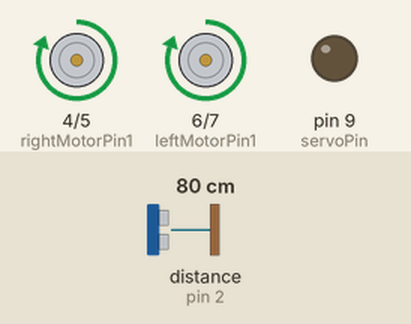
This sketch was run on a simulated Arduino Uno, built with avr-gcc and run on an emulated ATmega328P. Parts: motor-driver pin pairs drawn as motors (green arrow = first pin HIGH = forward, orange = second pin HIGH = backward, longer = more drive), output pins drawn as LEDs (lit = HIGH). The inputs (shaded band) are chosen by the test bench; at power-on: distance to the obstacle (sensor on pin 2) 80 cm. The echo pulse lasts 58.3 µs per cm; random numbers use the default seed unless the sketch sets one; no radio packets arrive unless stated; what the sketch prints to the serial monitor is not drawn.

Above: at 1.2 s.
1.3 s: distance to the obstacle (sensor on pin 2) set to 31 cm
2.8 s: distance to the obstacle (sensor on pin 2) set to 27 cm
At 3.2 s:
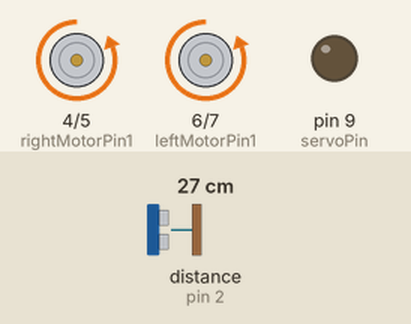
5.8 s: distance to the obstacle (sensor on pin 2) set to 35 cm
At 7.4 s:
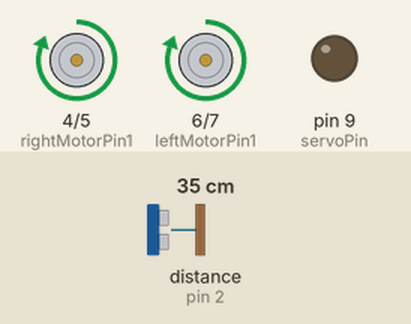
7.8 s: distance to the obstacle (sensor on pin 2) set to 2 cm
At 10.5 s:
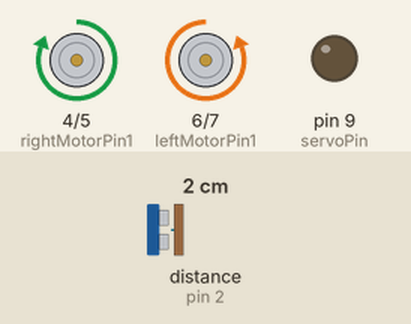
Timing chart, 0 to 20.9 s (numbered marks = the images above; inputs shaded):
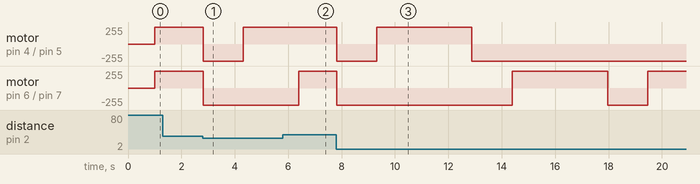

The sketch:

Robot.ino
```cpp
#include <VirtualWire.h>
#include <NewPing.h>
//#include <TimerOne.h>
//#include <Servo.h>

#include "Scheduler.h"
#include "AsyncServo.h"
#include "TwoMotorControl.h"
#include "DistanceSensor.h"


enum Direction { D_NONE, D_FORWARD, D_BACK, D_LEFT, D_RIGHT };
enum Rotation { R_NONE, R_LEFT, R_RIGHT };


const unsigned char receivePin = 8;
const unsigned char servoPin = 9;

const unsigned char leftMotorPin1 = 6;
const unsigned char leftMotorPin2 = 7;

const unsigned char rightMotorPin1 = 4;
const unsigned char rightMotorPin2 = 5;

const unsigned char sonarEchoPin = 2;
const unsigned char sonarTrigPin = 3;


void dispatchMessage(byte *data, unsigned char len);
void loop2();


Scheduler scheduler;
AsyncServo servo(servoPin, 90);
TwoMotorControl machine(leftMotorPin1, leftMotorPin2, rightMotorPin1, rightMotorPin2);
//DistanceSensor sonar(sonarEchoPin, sonarTrigPin);
NewPing sonar(sonarTrigPin, sonarEchoPin, 200);


unsigned long lastControl = 0;
unsigned long lastReceiveTry = 0;

Rotation rotation = R_NONE;
Direction direction = D_NONE;


volatile unsigned int distance = 0;
unsigned int checking = 0;

unsigned int checkingAngle = 0;
unsigned int checkingValue = 0;

unsigned long checkingReturnBackTime;


unsigned long lastRotate = 0;


void sonar_ping_callback()
{
  if (!sonar.check_timer())
  {
    return;
  }

  if (sonar.ping_result != 0)
  {
    distance = sonar.convert_cm(sonar.ping_result);
  }
}

void setup()
{
  Serial.begin(9600);

  vw_set_rx_pin(receivePin);
  vw_set_ptt_inverted(true);
  vw_setup(2000);
  vw_rx_start();

  servo.attach();
  machine.attach();
  //sonar.attach();

  sonar.ping_timer(sonar_ping_callback);

  scheduler.post(20, [](unsigned int diff)
    {
      /*if (millis() - lastControl <= 1000)
      {

      }
      else
      {
        if ((millis() - lastReceiveTry >= 100) && (millis() - lastReceiveTry <= 2000))
        {
          //digitalWrite(10, false);
          //vw_rx_stop();
          sonar.ping_timer(sonar_ping_callback);
        }
        else if (millis() - lastReceiveTry >= 2000)
        {
          lastReceiveTry = millis();

          vw_set_rx_pin(receivePin);
          vw_set_ptt_inverted(true);
          vw_setup(2000);
          vw_rx_start();
        }
      }*/

      sonar.ping_timer(sonar_ping_callback);
    }, true);

  /*scheduler.post(100, [](unsigned int diff)
    {
      Serial.println(distance);
    }, true);*/


  /*Timer1.initialize(1000);
  Timer1.pwm(9, 512);
  Timer1.attachInterrupt(tick_loop);*/
}


void tick_loop();
void logic_loop();

void loop()
{
  uint8_t buf[VW_MAX_MESSAGE_LEN + 1];
  uint8_t buflen = VW_MAX_MESSAGE_LEN;

  if (vw_get_message(buf, &buflen))
  {
    buf[buflen] = 0x00;

    if ((buf[0] == 0xFD) && (buf[1] == 0xC9))
    {
      dispatchMessage(buf + 2, buflen - 2);
    }
  }

  tick_loop();
  logic_loop();
}

void tick_loop()
{
  servo.tick();
  machine.tick();
  scheduler.tick();
}


bool lastMode = false;

void logic_loop()
{
  if (millis() - lastControl < 1000)
  {
    if (lastMode != false)
    {
      Serial.println("Mode changed to control");
      lastMode = false;
    }

    switch (direction)
    {
      case D_FORWARD:
        machine.go(1);
        break;
      case D_BACK:
        machine.go(-1);
        break;
      case D_LEFT:
        machine.rotate(-1);
        break;
      case D_RIGHT:
        machine.rotate(1);
        break;
      case D_NONE:
        machine.stop();
        break;
    }

    auto servoAngle = servo.getAngle();

    switch (rotation)
    {
      case R_LEFT:
        if ((servoAngle != 180) && (millis() - lastRotate < 50))
        {
          lastRotate = millis();
          servo.spin(servoAngle + 1);
        }
        break;
      case R_RIGHT:
        if ((servoAngle != 0) && (millis() - lastRotate < 50))
        {
          lastRotate = millis();
          servo.spin(servoAngle - 1);
        }
        break;
    }
  }
  else
  {
    if (lastMode != true)
    {
      Serial.println("Mode changed to auto");
      lastMode = true;
    }

    /*switch (checking)
    {
      case 0:
        if (distance > 15)
        {
          machine.go(1);
        }
        else
        {
          machine.stop();
          servo.spin(45);
          checking = 1;
        }
        break;
      case 1:
        if (servo.getPos() <= 45)
        {
          checking = 2;

          checkingAngle = 45;
          checkingValue = distance;

          servo.spin(90 + 45);
        }
        break;
      case 2:
        if (servo.getPos() >= 90 + 45)
        {
          checking = 3;
        }
        else
        {
          if (checkingValue < distance)
          {
            checkingAngle = servo.getPos();
            checkingValue = distance;
          }
        }
        break;
      case 3:
        checking = 4;
        servo.spin(90);

        if (checkingValue <= 15)
        {
          checkingReturnBackTime = millis() + machine.go(-15);
        }
        else
        {
          checkingReturnBackTime = millis() + machine.rotate((90 - checkingAngle) > 0 ? -45 : 45);
        }
        break;
      case 4:
        if (checkingReturnBackTime <= millis())
        {
          checking = 0;
        }
        break;
    }*/


    Serial.println(distance);

    if (checkingReturnBackTime <= millis())
    {
      if (distance < 30)
      {
        auto time = machine.go(-15);
        checkingReturnBackTime = millis() + time;
        scheduler.post(time, [](unsigned int diff)
          {
            checkingReturnBackTime = millis() + machine.rotate(rand() % 2 == 0 ? 45 : -45);
          });

      }
      else
      {
        machine.go(15);
      }
    }
  }
}

void dispatchMessage(byte *data, unsigned char len)
{
  switch (data[0])
  {
    case 'i':
      lastControl = millis();
      direction = (Direction)data[1];
      rotation = (Rotation)data[2];
      break;
    case 's':
      lastControl = 0;
      break;
  }
}
```

AsyncServo.cpp
```cpp
#include "AsyncServo.h"

AsyncServo::AsyncServo(const unsigned char pin, unsigned char angle) :
  pin(pin),
  pos(0),
  angle(angle)
{
  init = 180;
  speed = 10;
}

void AsyncServo::attach()
{
  pinMode(pin, OUTPUT);
  //servo.attach(pin);
}

void AsyncServo::spin(unsigned char angle, unsigned char speed)
{
  this->angle = max(min(angle, 180), 0);
  this->speed = 25 - speed;
  lastUpdate = millis();
}

void AsyncServo::tick()
{
  auto diff = millis() - lastUpdate;

  /*if (micros() >= offtime)
  {
    digitalWrite(pin, LOW);
  }*/

  /*if ((init > 0) && (diff >= 5))
  {
    lastUpdate = millis();
    digitalWrite(pin, HIGH);
    delayMicroseconds((angle * 11) + 500);
    digitalWrite(pin, LOW);

    init--;
  }
  else*/
  {
    if (pos != angle)
    {
      if (diff >= speed)
      {
        lastUpdate = millis();

        //if (pos != angle)
        {
          //pos = ((pos > angle) ? max(pos - diff / speed, angle) : min(angle, pos + diff / speed));
          pos = ((pos > angle) ? pos - 1 : pos + 1);
        }
      }


    }

    /*digitalWrite(pin, HIGH);
    //offtime = micros() + (pos * 11) + 500;
    delayMicroseconds((pos * 11) + 500);
    digitalWrite(pin, LOW);*/
  }
}
```

AsyncServo.h
```cpp
#ifndef ASYNCSERVO_H
#define ASYNCSERVO_H

#include <Arduino.h>

class AsyncServo
{
private:
  const unsigned char pin;

  unsigned char speed;

  unsigned char angle;
  unsigned char pos;

  unsigned long lastUpdate;
  unsigned char init;

  //unsigned long offtime;
public:
  AsyncServo(const unsigned char, unsigned char = 0);

  void attach();

  void spin(unsigned char, unsigned char = 10);
  inline unsigned char getPos() const { return pos; };
  inline unsigned char getAngle() const { return angle; };

  void tick();
};

#endif
```

DistanceSensor.cpp
```cpp
#include "DistanceSensor.h"

DistanceSensor::DistanceSensor(const unsigned char echoPin, const unsigned char trigPin) :
  echoPin(echoPin), trigPin(trigPin)
{

}

void DistanceSensor::attach()
{
  pinMode(trigPin, OUTPUT);
  pinMode(echoPin, INPUT);
}

unsigned int DistanceSensor::read()
{
  digitalWrite(trigPin, LOW);
  delayMicroseconds(2);
  digitalWrite(trigPin, HIGH);
  delayMicroseconds(10);
  digitalWrite(trigPin, LOW);

  auto dist = pulseIn(echoPin, HIGH, 10000) / 58;

  return (dist == 0) ? DISTANCE_FAR : dist;
}
```

DistanceSensor.h
```cpp
#ifndef DISTANCESENSOR_H
#define DISTANCESENSOR_H

#include <Arduino.h>

#define DISTANCE_FAR 65535

class DistanceSensor
{
private:
  const unsigned char echoPin, trigPin;
public:
  DistanceSensor(const unsigned char echoPin, const unsigned char trigPin);

  void attach();

  unsigned int read();
};

#endif
```

Scheduler.cpp
```cpp
#include "Scheduler.h"

void Scheduler::post(unsigned int time, void (*callback)(unsigned int), bool repeat)
{
  for (auto i = 0; i < MAX_TASKS; i++)
  {
    if (tasks[i].time == 0)
    {
      tasks[i].time = millis() + time;
      tasks[i].interval = time;
      tasks[i].callback = callback;
      tasks[i].repeat = repeat;
      return;
    }
  }
}

void Scheduler::tick()
{
  for (auto i = 0; i < MAX_TASKS; i++)
  {
    if ((tasks[i].time != 0) && (tasks[i].time < millis()))
    {
      auto diff = millis() - tasks[i].time - 1;
      tasks[i].callback(diff);

      if (tasks[i].repeat)
      {
        tasks[i].time = millis() + tasks[i].interval - diff;
      }
      else
      {
        tasks[i].time = 0;
      }
    }
  }
}
```

Scheduler.h
```cpp
#ifndef SCHEDULER_H
#define SCHEDULER_H

#include <Arduino.h>
#define MAX_TASKS 20

class Scheduler
{
private:
  struct Task
  {
    unsigned long time;
    unsigned long interval;
    void (*callback)(unsigned int);
    bool repeat;
  };

  Task tasks[MAX_TASKS];
public:
  void post(unsigned int, void (*)(unsigned int), bool repeat = false);
  void tick();
};

#endif
```

TwoMotorControl.cpp
```cpp
#include "TwoMotorControl.h"

TwoMotorControl::TwoMotorControl(const unsigned char leftMotorPin1, const unsigned char leftMotorPin2, const unsigned char rightMotorPin1, const unsigned char rightMotorPin2) :
  leftMotorPin1(leftMotorPin1), leftMotorPin2(leftMotorPin2), rightMotorPin1(rightMotorPin1), rightMotorPin2(rightMotorPin2)
{

}

void TwoMotorControl::attach()
{
  pinMode(leftMotorPin1, OUTPUT);
  pinMode(leftMotorPin2, OUTPUT);
  pinMode(rightMotorPin1, OUTPUT);
  pinMode(rightMotorPin2, OUTPUT);

  stop();
}

unsigned int TwoMotorControl::go(int distance)
{
  if (distance != 0)
  {
    unsigned int wait;
    stopTime = millis() + (wait = (abs(distance) * 100));

    if (distance > 0)
    {
      digitalWrite(leftMotorPin1, HIGH);
      digitalWrite(leftMotorPin2, LOW);
      digitalWrite(rightMotorPin1, HIGH);
      digitalWrite(rightMotorPin2, LOW);
    }
    else
    {
      digitalWrite(leftMotorPin1, LOW);
      digitalWrite(leftMotorPin2, HIGH);
      digitalWrite(rightMotorPin1, LOW);
      digitalWrite(rightMotorPin2, HIGH);
    }

    return wait;
  }

  return 0;
}

unsigned int TwoMotorControl::rotate(int degrees)
{
  if (degrees != 0)
  {
    unsigned int wait;
    stopTime = millis() + (wait = (abs(degrees) * 46));

    if (degrees > 0)
    {
      digitalWrite(leftMotorPin1, HIGH);
      digitalWrite(leftMotorPin2, LOW);
      digitalWrite(rightMotorPin1, LOW);
      digitalWrite(rightMotorPin2, HIGH);
    }
    else
    {
      digitalWrite(leftMotorPin1, LOW);
      digitalWrite(leftMotorPin2, HIGH);
      digitalWrite(rightMotorPin1, HIGH);
      digitalWrite(rightMotorPin2, LOW);
    }

    return wait;
  }

  return 0;
}

void TwoMotorControl::stop()
{
  digitalWrite(leftMotorPin1, LOW);
  digitalWrite(leftMotorPin2, LOW);
  digitalWrite(rightMotorPin1, LOW);
  digitalWrite(rightMotorPin2, LOW);

  stopTime = 4294967295;
}

void TwoMotorControl::tick()
{
  if (stopTime <= millis())
  {
    stop();
  }
}
```

TwoMotorControl.h
```cpp
#ifndef TWOMOTORCONTROL_H
#define TWOMOTORCONTROL_H

#include <Arduino.h>

class TwoMotorControl
{
private:
  const unsigned char leftMotorPin1, leftMotorPin2;
  const unsigned char rightMotorPin1, rightMotorPin2;

  unsigned long stopTime;

  unsigned char mode;
public:
  TwoMotorControl(const unsigned char leftMotorPin1, const unsigned char leftMotorPin2, const unsigned char rightMotorPin1, const unsigned char rightMotorPin2);

  void attach();

  unsigned int go(int distance);
  unsigned int rotate(int degrees);
  void stop();

  void tick();
};

#endif
```

Measured:
- the behaviour switches between 30 and 29 cm on distance to the obstacle (sensor on pin 2) (found by bisection; images 0 and 1)
- after the input at 2.8 s, motor on pin 4 (rightMotorPin1) / pin 5 (rightMotorPin2): forward 255/255 → backward 255/255 at once, → forward 255/255 1.5 s later; motor on pin 6 (leftMotorPin1) / pin 7 (leftMotorPin2): forward 255/255 → backward 255/255 at once
- after the input at 5.8 s, motor on pin 6 (leftMotorPin1) / pin 7 (leftMotorPin2): backward 255/255 → forward 255/255 after 0.59 s
